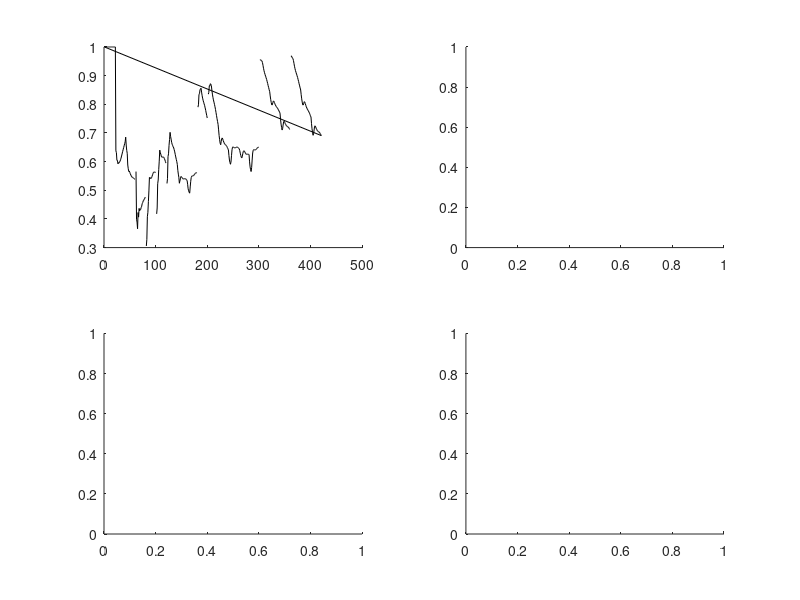

Recreate this plot in MATLAB. (Note: this script raises an error after producing the figure.)
%4-Cup Dispersal w/ LPA Model
%adding direct cost to dispersal

bakari = 1000;
b = 20;
mu_a = 0.0842;
mu_l = 0.6053;
c_ea = 0.0179;
c_el = 0.0003;
c_pa = 0.0;
gammaR = 0.3; % chance of adult leaving any patch
gammaA = rand; % chance of mutant adult leaving any patch
gammaB = rand; % chance of mutant adult leaving any patch
gammaC = rand; % chance of mutant adult leaving any patch

Eps = 0.1; % chance of adult dying from dispersal
k = 4;

index = 1;

MaxT = 20;

DF1i = zeros(MaxT,12);
DF1i(1,1) = 67;
DF1i(1,5) = 26;
DF1i(1,9) = 236;

DF2i = zeros(MaxT,12);
DF2i(1,1) = 67;
DF2i(1,5) = 26;
DF2i(1,9) = 236;

DF3i = zeros(MaxT,12);
DF3i(1,1) = 67;
DF3i(1,5) = 26;
DF3i(1,9) = 236;

DF4i = zeros(MaxT,12);
DF4i(1,1) = 67;
DF4i(1,5) = 26;
DF4i(1,9) = 236;

for i = 0:MaxT
    done = 'a';
    % disp([num2str(i/MaxT),'%'])
    for j = i*20+1:20*(i+1)
        %PATCH 1
        DF1i(j+1,1)= b*DF1i(j,9)*exp(-c_ea*(sum(DF1i(j,2*k+1:3*k))-c_el*(sum(DF1i(j,1:1*k)))));
        DF1i(j+1,2)= b*DF1i(j,10)*exp(-c_ea*(sum(DF1i(j,2*k+1:3*k))-c_el*(sum(DF1i(j,1:1*k)))));
        DF1i(j+1,3)= b*DF1i(j,11)*exp(-c_ea*(sum(DF1i(j,2*k+1:3*k))-c_el*(sum(DF1i(j,1:1*k)))));
        DF1i(j+1,4)= b*DF1i(j,12)*exp(-c_ea*(sum(DF1i(j,2*k+1:3*k))-c_el*(sum(DF1i(j,1:1*k)))));

        DF1i(j+1,5)= (1-mu_l)*(DF1i(j,1));
        DF1i(j+1,6)= (1-mu_l)*(DF1i(j,2));
        DF1i(j+1,7)= (1-mu_l)*(DF1i(j,3));
        DF1i(j+1,8)= (1-mu_l)*(DF1i(j,4));

        DF1i(j+1,9) = DF1i(j,5)*exp(-c_pa*(sum(DF1i(j,2*k+1:3*k))))+((1-mu_a)*(1-gammaR))*DF1i(j,9)+1/2*(DF2i(j,2*k+1)+DF3i(j,2*k+1))*gammaR*(1-mu_a)*(1-Eps);
        DF1i(j+1,10) = DF1i(j,6)*exp(-c_pa*(sum(DF1i(j,2*k+1:3*k))))+((1-mu_a)*(1-gammaA))*DF1i(j,10)+1/2*(DF2i(j,2*k+2)+DF3i(j,2*k+2))*gammaA*(1-mu_a)*(1-Eps);
        DF1i(j+1,11) = DF1i(j,7)*exp(-c_pa*(sum(DF1i(j,2*k+1:3*k))))+((1-mu_a)*(1-gammaB))*DF1i(j,11)+1/2*(DF2i(j,2*k+3)+DF3i(j,2*k+3))*gammaB*(1-mu_a)*(1-Eps);
        DF1i(j+1,12) = DF1i(j,8)*exp(-c_pa*(sum(DF1i(j,2*k+1:3*k))))+((1-mu_a)*(1-gammaC))*DF1i(j,12)+1/2*(DF2i(j,2*k+4)+DF3i(j,2*k+4))*gammaC*(1-mu_a)*(1-Eps);

        %PATCH 2
        DF2i(j+1,1)= b*DF2i(j,9)*exp(-c_ea*(sum(DF2i(j,2*k+1:3*k))-c_el*(sum(DF2i(j,1:1*k)))));
        DF2i(j+1,2)= b*DF2i(j,10)*exp(-c_ea*(sum(DF2i(j,2*k+1:3*k))-c_el*(sum(DF2i(j,1:1*k)))));
        DF2i(j+1,3)= b*DF2i(j,11)*exp(-c_ea*(sum(DF2i(j,2*k+1:3*k))-c_el*(sum(DF2i(j,1:1*k)))));
        DF2i(j+1,4)= b*DF2i(j,12)*exp(-c_ea*(sum(DF2i(j,2*k+1:3*k))-c_el*(sum(DF2i(j,1:1*k)))));

        DF2i(j+1,5)= (1-mu_l)*(DF2i(j,1));
        DF2i(j+1,6)= (1-mu_l)*(DF2i(j,2));
        DF2i(j+1,7)= (1-mu_l)*(DF2i(j,3));
        DF2i(j+1,8)= (1-mu_l)*(DF2i(j,4));

        DF2i(j+1,9) = DF2i(j,5)*exp(-c_pa*(sum(DF2i(j,2*k+1:3*k))))+((1-mu_a)*(1-gammaR))*DF2i(j,9)+1/2*(DF4i(j,2*k+1)+DF1i(j,2*k+1))*gammaR*(1-mu_a)*(1-Eps);
        DF2i(j+1,10) = DF2i(j,6)*exp(-c_pa*(sum(DF2i(j,2*k+1:3*k))))+((1-mu_a)*(1-gammaA))*DF2i(j,10)+1/2*(DF4i(j,2*k+2)+DF1i(j,2*k+2))*gammaA*(1-mu_a)*(1-Eps);
        DF2i(j+1,11) = DF2i(j,7)*exp(-c_pa*(sum(DF2i(j,2*k+1:3*k))))+((1-mu_a)*(1-gammaB))*DF2i(j,11)+1/2*(DF4i(j,2*k+3)+DF1i(j,2*k+3))*gammaB*(1-mu_a)*(1-Eps);
        DF2i(j+1,12) = DF2i(j,8)*exp(-c_pa*(sum(DF2i(j,2*k+1:3*k))))+((1-mu_a)*(1-gammaC))*DF2i(j,12)+1/2*(DF4i(j,2*k+4)+DF1i(j,2*k+4))*gammaC*(1-mu_a)*(1-Eps);

        %PATCH 3
        DF3i(j+1,1)= b*DF3i(j,9)*exp(-c_ea*(sum(DF3i(j,2*k+1:3*k))-c_el*(sum(DF3i(j,1:1*k)))));
        DF3i(j+1,2)= b*DF3i(j,10)*exp(-c_ea*(sum(DF3i(j,2*k+1:3*k))-c_el*(sum(DF3i(j,1:1*k)))));
        DF3i(j+1,3)= b*DF3i(j,11)*exp(-c_ea*(sum(DF3i(j,2*k+1:3*k))-c_el*(sum(DF3i(j,1:1*k)))));
        DF3i(j+1,4)= b*DF3i(j,12)*exp(-c_ea*(sum(DF3i(j,2*k+1:3*k))-c_el*(sum(DF3i(j,1:1*k)))));

        DF3i(j+1,5)= (1-mu_l)*(DF3i(j,1));
        DF3i(j+1,6)= (1-mu_l)*(DF3i(j,2));
        DF3i(j+1,7)= (1-mu_l)*(DF3i(j,3));
        DF3i(j+1,8)= (1-mu_l)*(DF3i(j,4));

        DF3i(j+1,9) = DF3i(j,5)*exp(-c_pa*(sum(DF3i(j,2*k+1:3*k))))+((1-mu_a)*(1-gammaR))*DF3i(j,9)+1/2*(DF4i(j,2*k+1)+DF1i(j,2*k+1))*gammaR*(1-mu_a)*(1-Eps);
        DF3i(j+1,10) = DF3i(j,6)*exp(-c_pa*(sum(DF3i(j,2*k+1:3*k))))+((1-mu_a)*(1-gammaA))*DF3i(j,10)+1/2*(DF4i(j,2*k+2)+DF1i(j,2*k+2))*gammaA*(1-mu_a)*(1-Eps);
        DF3i(j+1,11) = DF3i(j,7)*exp(-c_pa*(sum(DF3i(j,2*k+1:3*k))))+((1-mu_a)*(1-gammaB))*DF3i(j,11)+1/2*(DF4i(j,2*k+3)+DF1i(j,2*k+3))*gammaB*(1-mu_a)*(1-Eps);
        DF3i(j+1,12) = DF3i(j,8)*exp(-c_pa*(sum(DF3i(j,2*k+1:3*k))))+((1-mu_a)*(1-gammaC))*DF3i(j,12)+1/2*(DF4i(j,2*k+4)+DF1i(j,2*k+4))*gammaC*(1-mu_a)*(1-Eps);

        %PATCH 4
        DF4i(j+1,1)= b*DF4i(j,9)*exp(-c_ea*(sum(DF4i(j,2*k+1:3*k))-c_el*(sum(DF4i(j,1:1*k)))));
        DF4i(j+1,2)= b*DF4i(j,10)*exp(-c_ea*(sum(DF4i(j,2*k+1:3*k))-c_el*(sum(DF4i(j,1:1*k)))));
        DF4i(j+1,3)= b*DF4i(j,11)*exp(-c_ea*(sum(DF4i(j,2*k+1:3*k))-c_el*(sum(DF4i(j,1:1*k)))));
        DF4i(j+1,4)= b*DF4i(j,12)*exp(-c_ea*(sum(DF4i(j,2*k+1:3*k))-c_el*(sum(DF4i(j,1:1*k)))));

        DF4i(j+1,5)= (1-mu_l)*(DF4i(j,1));
        DF4i(j+1,6)= (1-mu_l)*(DF4i(j,2));
        DF4i(j+1,7)= (1-mu_l)*(DF4i(j,3));
        DF4i(j+1,8)= (1-mu_l)*(DF4i(j,4));

        DF4i(j+1,9) = DF4i(j,5)*exp(-c_pa*(sum(DF4i(j,2*k+1:3*k))))+((1-mu_a)*(1-gammaR))*DF4i(j,9)+1/2*(DF2i(j,2*k+1)+DF3i(j,2*k+1))*gammaR*(1-mu_a)*(1-Eps);
        DF4i(j+1,10) = DF4i(j,6)*exp(-c_pa*(sum(DF4i(j,2*k+1:3*k))))+((1-mu_a)*(1-gammaA))*DF4i(j,10)+1/2*(DF2i(j,2*k+2)+DF3i(j,2*k+2))*gammaA*(1-mu_a)*(1-Eps);
        DF4i(j+1,11) = DF4i(j,7)*exp(-c_pa*(sum(DF4i(j,2*k+1:3*k))))+((1-mu_a)*(1-gammaB))*DF4i(j,11)+1/2*(DF2i(j,2*k+3)+DF3i(j,2*k+3))*gammaB*(1-mu_a)*(1-Eps);
        DF4i(j+1,12) = DF4i(j,8)*exp(-c_pa*(sum(DF4i(j,2*k+1:3*k))))+((1-mu_a)*(1-gammaC))*DF4i(j,12)+1/2*(DF2i(j,2*k+4)+DF3i(j,2*k+4))*gammaC*(1-mu_a)*(1-Eps);
    end
    randPatchExtinct = randi(4);
    if randPatchExtinct == 1;
        DF1i(20*(i+1)+1,:) = 0;
    elseif randPatchExtinct == 2;
        DF2i(20*(i+1)+1,:) = 0;
    elseif randPatchExtinct == 3;
        DF3i(20*(i+1)+1,:) = 0;
    elseif randPatchExtinct == 4;
        DF4i(20*(i+1)+1,:) = 0;
    end
    
    while done == 'a';
        randPatch = randi(4);
        while randPatchExtinct == randPatch;
            randPatch = randi(4);
        end
            
        if randPatch == 1 && index < 4;
            if index == 1;
                DF1i(20*(i+1)+1,10) = DF1i(20*(i+1),10)+bakari;
                index = index+1;
                done = 'b';
            elseif index == 2;
                DF1i(20*(i+1)+1,11) = DF1i(20*(i+1),11)+bakari;
                index = index+1;
                done = 'b';
            elseif index == 3;
                DF1i(20*(i+1)+1,12) = DF1i(20*(i+1),12)+bakari;
                index = index+1;
                done = 'b';
            end
            
        elseif randPatch == 2 && index < 4;
            if index == 1;
                DF2i(20*(i+1)+1,10) = DF2i(20*(i+1),10)+bakari;
                index = index+1;
                done = 'b';
            elseif index == 2;
                DF2i(20*(i+1)+1,11) = DF2i(20*(i+1),11)+bakari;
                index = index+1;
                done = 'b';
            elseif index == 3;
                DF2i(20*(i+1)+1,12) = DF2i(20*(i+1),12)+bakari;
                index = index+1;
                done = 'b';
            end
            
        elseif randPatch == 3 && index < 4;
            if index == 1;
                DF3i(20*(i+1)+1,10) = DF3i(20*(i+1),10)+bakari;
                index = index+1;
                done = 'b';
            elseif index == 2;
                DF3i(20*(i+1)+1,11) = DF3i(20*(i+1),11)+bakari;
                index = index+1;
                done = 'b';
            elseif index == 3;
                DF3i(20*(i+1)+1,12) = DF3i(20*(i+1),12)+bakari;
                index = index+1;
                done = 'b';
            end
            
        elseif randPatch == 4 && index < 4;
            if index == 1;
                DF4i(20*(i+1)+1,10) = DF4i(20*(i+1),10)+bakari;
                index = index+1;
                done = 'b';
            elseif index == 2;
                DF4i(20*(i+1)+1,11) = DF4i(20*(i+1),11)+bakari;
                index = index+1;
                done = 'b';
            elseif index == 3;
                DF4i(20*(i+1)+1,12) = DF4i(20*(i+1),12)+bakari;
                index = index+1;
                done = 'b';
            end
        else
            done = 'b';
        end
    end
    
end


%Proportion%%%%%%%%%%%%%%%%%%%%%%%%%%%%%%%%%%%%%%%%%%%%%%%%%%%%%%%%%%%%%%%
x = linspace(1,421,421);
LPAr1sum = DF1i(:,1) + DF1i(:,5) + DF1i(:,9);
LPAm1asum = DF1i(:,2) + DF1i(:,6) + DF1i(:,10);
LPAm1bsum = DF1i(:,3) + DF1i(:,7) + DF1i(:,11);
LPAm1csum = DF1i(:,4) + DF1i(:,8) + DF1i(:,12);
subplot(2,2,1);
LPAr1prop = LPAr1sum./(LPAr1sum+LPAm1asum+LPAm1bsum+LPAm1csum);
LPAm1aprop = LPAm1asum./(LPAr1sum+LPAm1asum+LPAm1bsum+LPAm1csum);
LPAm1bprop = LPAm1bsum./(LPAr1sum+LPAm1asum+LPAm1bsum+LPAm1csum);
LPAm1cprop = LPAm1csum./(LPAr1sum+LPAm1asum+LPAm1bsum+LPAm1csum);
patch(x,LPAr1prop,'red')

LPAr2sum = DF2i(:,1) + DF2i(:,5) + DF2i(:,9);
LPAm2asum = DF2i(:,2) + DF2i(:,6) + DF2i(:,10);
LPAm2bsum = DF2i(:,3) + DF2i(:,7) + DF2i(:,11);
LPAm2csum = DF2i(:,4) + DF2i(:,8) + DF2i(:,12);
subplot(2,2,2);
LPAr2prop = LPAr2sum./(LPAr2sum+LPAm2asum+LPAm2bsum+LPAm2csum);
LPAm2aprop = LPAm2asum./(LPAr2sum+LPAm2asum+LPAm2bsum+LPAm2csum);
LPAm2bprop = LPAm2bsum./(LPAr2sum+LPAm2asum+LPAm2bsum+LPAm2csum);
LPAm2cprop = LPAm2csum./(LPAr2sum+LPAm2asum+LPAm2bsum+LPAm2csum);

LPAr3sum = DF3i(:,1) + DF3i(:,5) + DF3i(:,9);
LPAm3asum = DF3i(:,2) + DF3i(:,6) + DF3i(:,10);
LPAm3bsum = DF3i(:,3) + DF3i(:,7) + DF3i(:,11);
LPAm3csum = DF3i(:,4) + DF3i(:,8) + DF3i(:,12);
subplot(2,2,3);
LPAr3prop = LPAr3sum./(LPAr3sum+LPAm3asum+LPAm3bsum+LPAm3csum);
LPAm3aprop = LPAm3asum./(LPAr3sum+LPAm3asum+LPAm3bsum+LPAm3csum);
LPAm3bprop = LPAm3bsum./(LPAr3sum+LPAm3asum+LPAm3bsum+LPAm3csum);
LPAm3cprop = LPAm3csum./(LPAr3sum+LPAm3asum+LPAm3bsum+LPAm3csum);

LPAr4sum = DF4i(:,1) + DF4i(:,5) + DF4i(:,9);
LPAm4asum = DF4i(:,2) + DF4i(:,6) + DF4i(:,10);
LPAm4bsum = DF4i(:,3) + DF4i(:,7) + DF4i(:,11);
LPAm4csum = DF4i(:,4) + DF4i(:,8) + DF4i(:,12);
subplot(2,2,4);
LPAr4prop = LPAr4sum./(LPAr4sum+LPAm4asum+LPAm4bsum+LPAm4csum);
LPAm4aprop = LPAm4asum./(LPAr4sum+LPAm4asum+LPAm4bsum+LPAm4csum);
LPAm4bprop = LPAm4bsum./(LPAr4sum+LPAm4asum+LPAm4bsum+LPAm4csum);
LPAm4cprop = LPAm4csum./(LPAr4sum+LPAm4asum+LPAm4bsum+LPAm4csum);

lgnd = legend(strcat('GammaR = ',num2str(gammaR)),strcat('GammaA = ',num2str(gammaA)),...
    strcat('GammaB = ',num2str(gammaB)),strcat('GammaC = ',num2str(gammaC)),'NumColumns',4)
lgnd.Position(1) = 0.002;
lgnd.Position(2) = 0.475;